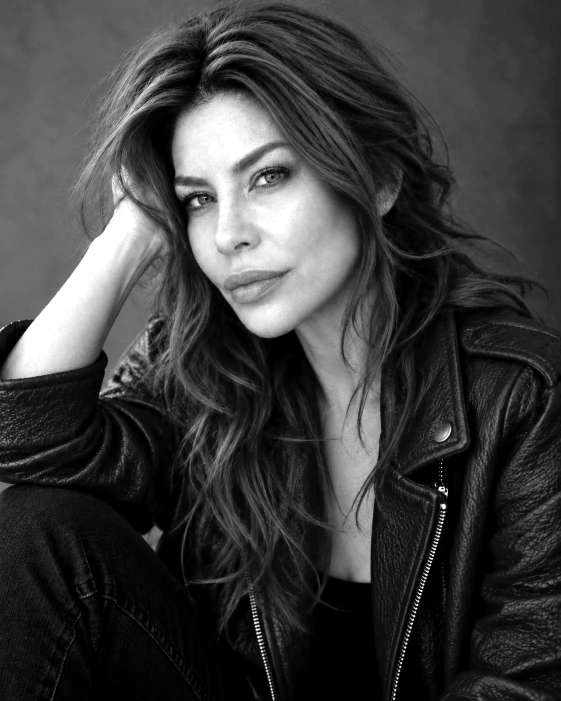
#> input picture media/originals/hs1_bw.jpg, 1122 x 1402 px, given in place of bts-01.jpg, which was not available (shown at 1/2 size)
$ python process_bts.py media/originals
#> lines starting #> are read from the running program, lines starting #| are printed output that depends on the picture
"""Procesa las fotos de rodaje (BTS) de C.BTS desde una carpeta con bts-NN.jpg → site/assets/img/bts/.
Uso: python process_bts.py <carpeta>"""
import json, sys
from pathlib import Path
from PIL import Image, ImageOps
sys.path.insert(0, str(Path(__file__).parent))
import content as C

src = Path(sys.argv[1])
out = Path(__file__).parent / "site" / "assets" / "img" / "bts"
out.mkdir(parents=True, exist_ok=True)
sizes = {}
for stem, n, _cap in C.BTS:
    im = ImageOps.exif_transpose(Image.open(src / f"bts-{n:02d}.jpg")).convert("RGB")
    full = im.copy(); full.thumbnail((1600, 1600), Image.LANCZOS)
    full.save(out / f"{stem}.webp", "WEBP", quality=80, method=6)
    th = im.copy(); th.thumbnail((480, 480), Image.LANCZOS)
#> after `th.thumbnail((480, 480), Image.LANCZOS)`:
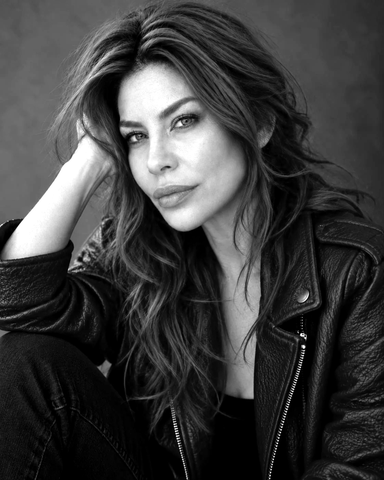
#> th: PIL image 384x480 RGB; min 0, max 255, mean 60.8
    th.save(out / f"{stem}-480.webp", "WEBP", quality=78, method=6)
    sizes[stem] = [*full.size, *th.size]
    print(stem, full.size, (out / f"{stem}.webp").stat().st_size // 1024, "KB")
#| bts-01 (1122, 1402) 99 KB
#> pass 2 of the loop `for stem, n, _cap in C.BTS:`:
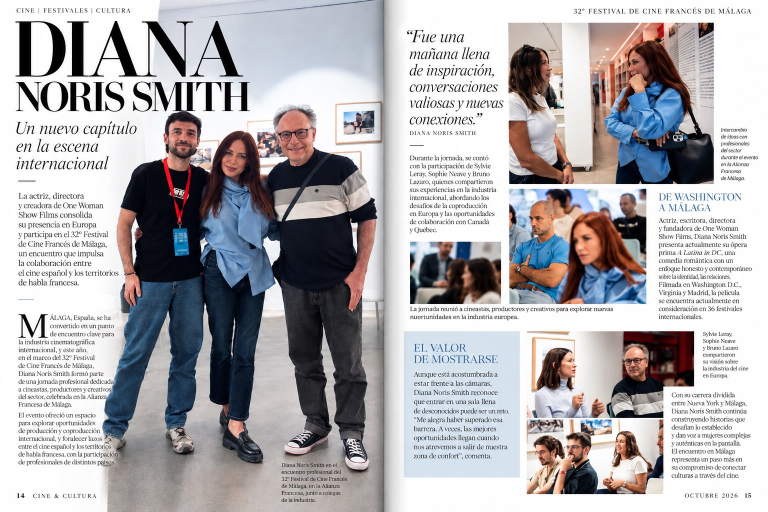
#> input picture media/originals/press_malaga.jpg, 1536 x 1024 px, given in place of bts-02.jpg, which was not available (shown at 1/2 size)
#> im is the input picture: PIL image 1536x1024 RGB; mean R, G, B 176.3, 174.4, 177.2
#> `th.thumbnail((480, 480), Image.LANCZOS)`:
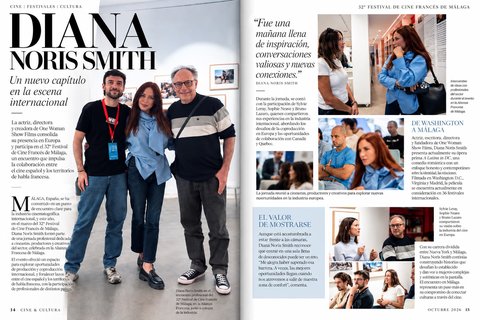
#> th: PIL image 480x320 RGB; mean R, G, B 176.1, 174.2, 177
#| bts-02 (1536, 1024) 198 KB
#> (the run stopped early here; a loop or call above may not have finished)
